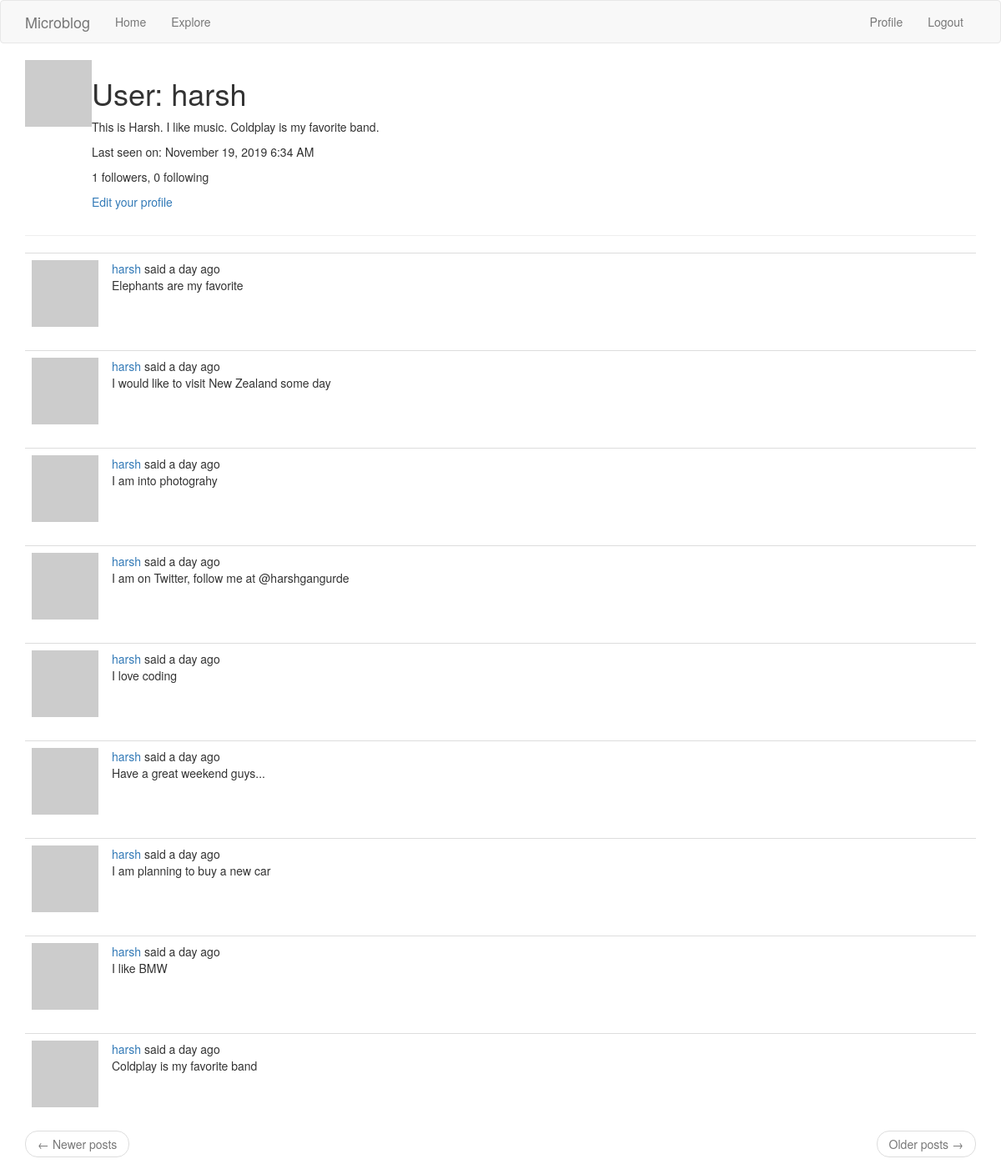
Page /profile/harsh (signed in) on the earlier database version.
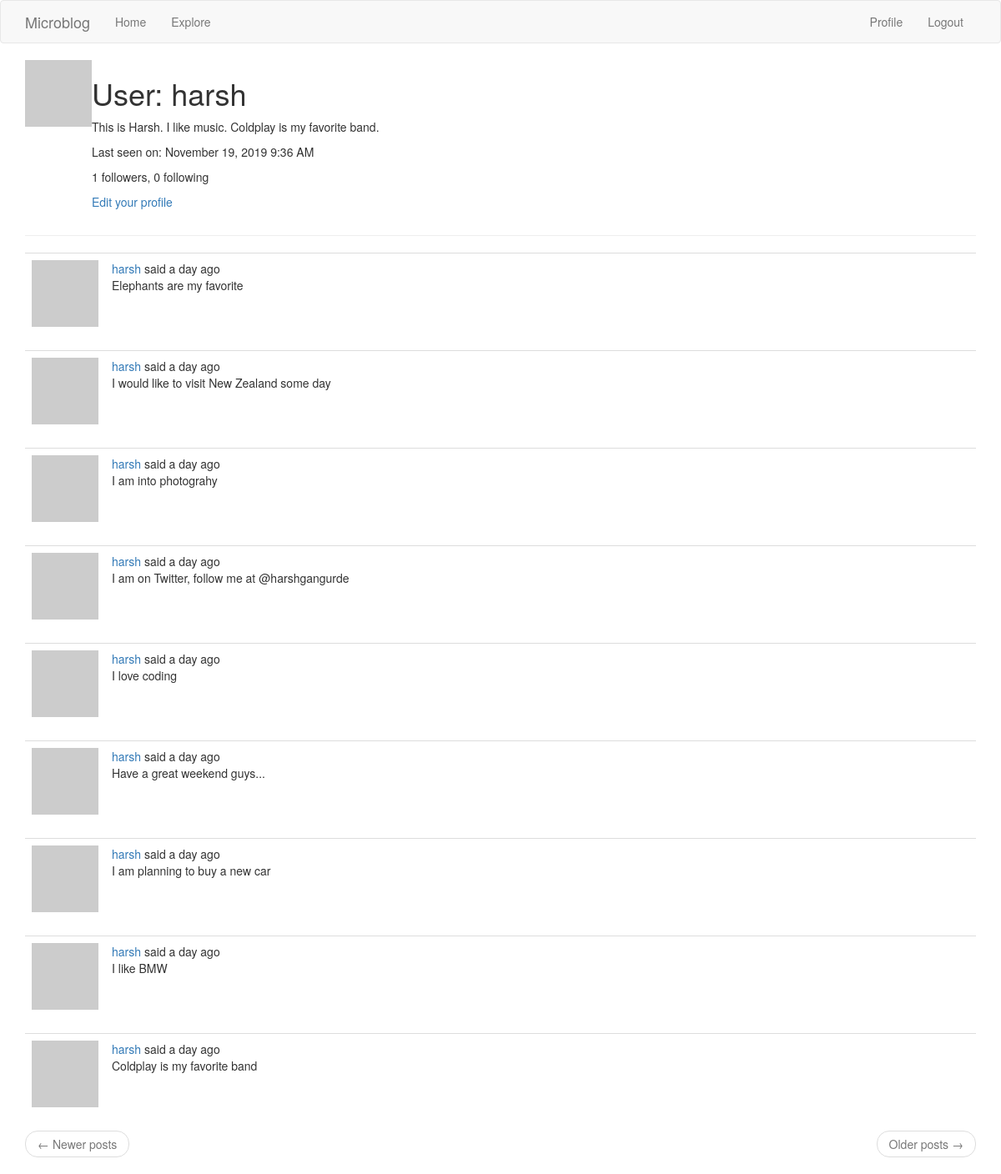
Same page on the later database version.
### app/models.py (models this page shows, shortened)
class User(UserMixin, db.Model):
    id = db.Column(db.Integer, primary_key=True)
    username = db.Column(db.String(64), index=True, unique=True)
    email = db.Column(db.String(120), index=True, unique=True)
    password_hash = db.Column(db.String(128))
    about_me = db.Column(db.String(100))
    last_seen = db.Column(db.DateTime, default=datetime.utcnow)
    posts = db.relationship('Post', backref='author', lazy='dynamic')
    followed = db.relationship('User', secondary=followers,
                               primaryjoin=(followers.c.follower_id == id),
                               secondaryjoin=(followers.c.followed_id == id),
                               backref=db.backref('followers', lazy='dynamic'), lazy='dynamic')
    def get_avatar(self, size):
        digest = md5(self.email.lower().encode('utf-8')).hexdigest()
        return 'https://www.gravatar.com/avatar/{}?d=identicon&s={}'.format(digest, size)

### app/routes.py (the view)
@flask_app.route('/profile/<username>')
@login_required
def profile(username):
    user = User.query.filter_by(username=username).first_or_404()
    page = request.args.get('page', 1, type=int)
    posts = user.posts.order_by(Post.timestamp.desc()).paginate(page, flask_app.config['POSTS_PER_PAGE'], False)
    next_url = url_for('profile', username=user.username, page=posts.next_num) if posts.has_next else None
    prev_url = url_for('profile', username=user.username, page=posts.prev_num) if posts.has_prev else None
    return render_template('profile.html', title='Profile', user=user,
                           posts=posts.items, next_url=next_url, prev_url=prev_url)

### app/models.py (called while the page is built)
@login.user_loader
def load_user(user_id):
    return User.query.get(int(user_id))

### app/routes.py (called while the page is built)
@flask_app.before_request
def before_request():
    g.locale = str(get_locale())
    if current_user.is_authenticated:
        current_user.last_seen = datetime.utcnow()
        db.session.commit()

### app/templates/profile.html (shortened to what this page needs)
<!DOCTYPE html>
<html lang="en">
<head>
</head>
<body>
    {% extends "base.html" %}
    {% block app_content %}
        <table>
            <tr valign="top">
                <td><img src="{{ user.get_avatar(128) }}"></td>
                <td>
                    <h1>{{ _('User') }}: {{ user.username }}</h1>
                    {% if user.about_me %}<p>{{ user.about_me }}</p>{% endif %}
                    {% if user.last_seen %}
                        <p>{{ _('Last seen on') }}: {{ moment(user.last_seen).format('LLL') }}</p>
                    {% endif %}
                    <p>
                        {{ _('%(count)d followers', count=user.followers.count()) }},
                        {{ _('%(count)d following', count=user.followed.count()) }}
                    </p>
                    {% if user == current_user %}
                        <p><a href="{{ url_for('edit_profile') }}">{{ _('Edit your profile') }}</a></p>
                    {% elif not current_user.is_following(user) %}
                        <p><a href="{{ url_for('follow', username=user.username) }}">{{ _('Follow') }}</a></p>
                    {% else %}
                        <p><a href="{{ url_for('unfollow', username=user.username) }}">{{ _('Unfollow') }}</a></p>
                    {% endif %}
                </td>
            </tr>
        </table>
        <hr>
        {% for post in posts %}
            {% include '_post.html' %}
        {% endfor %}
        <nav aria-label="...">
            <ul class="pager">
                <li class="previous{% if not prev_url %} disabled{% endif %}">
                    <a href="{{ prev_url or '#' }}">
                        <span aria-hidden="true">&larr;</span> {{ _('Newer posts') }}
                    </a>
                </li>
                <li class="next{% if not next_url %} disabled{% endif %}">
                    <a href="{{ next_url or '#' }}">
                        {{ _('Older posts') }} <span aria-hidden="true">&rarr;</span>
                    </a>
                </li>
            </ul>
        </nav>
    {% endblock %}

Differences in the rows shown:
changed User "harsh": last_seen "November 19, 2019 6:34 AM" → "November 19, 2019 9:36 AM"
